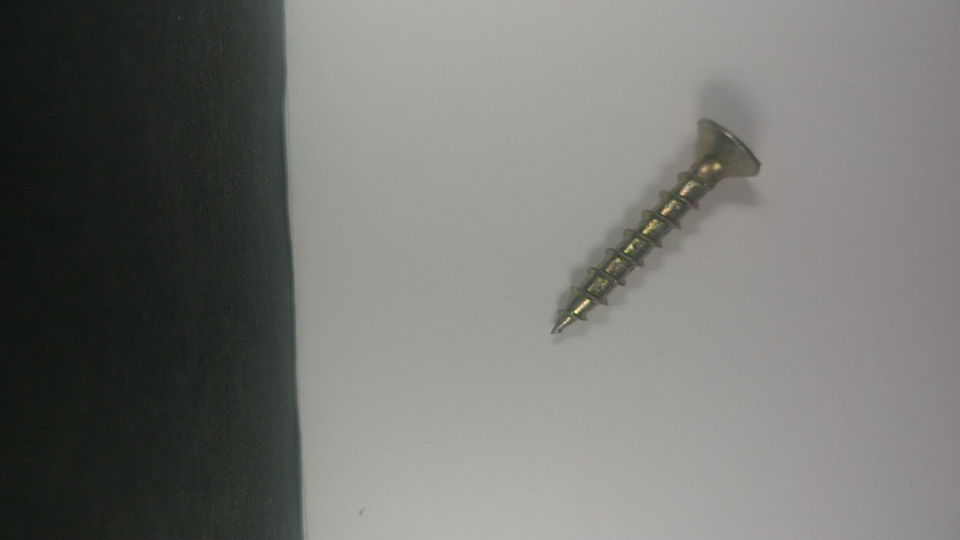
#> input picture Clasificador-de-imagenes/Data Base/YTest/Tornillos/photo16.jpg, 1920 x 1080 px, found by its file name (shown at 1/2 size); its folder holds only this picture in this run
$ python p6_reduccion.py
#> lines starting #> are read from the running program, lines starting #| are printed output that depends on the picture; after the words box and inside, x2 and y2 are one past the last pixel; in counts of white or black regions, pixels touching at a corner belong together; pictures that were not available may be replaced by others from this repository, and a replacement may not be noted
from matplotlib import pyplot as plt
import matplotlib.patches as mpatches

plt.rcParams['image.cmap'] = 'gray'

from skimage import io, filters, img_as_ubyte
import numpy as np
import cv2
import os
from datetime import datetime
import random
from skimage.measure import regionprops
from skimage.feature import hog


# Determinar propiedades a una imagen recortada: Eje Menor, Eje Mayor, Momento de Hu 1, Excentricidad
def extraccion(image):

    """
    PRE PROCESAMIENTO
    """
    aux = cv2.cvtColor(image, cv2.COLOR_BGR2GRAY)  # Convertir a escala de grises

    """
    FILTRACION
    """
    aux = cv2.GaussianBlur(aux, (3, 3), 0)  # Aplicar filtro gaussiano
    aux = filters.sobel(aux)  # Aplicar filtro Sobel o Laplaciano

    """
    SEGMENTACION
    """
    ret, th = cv2.threshold(img_as_ubyte(aux), 0, 255, cv2.THRESH_BINARY + cv2.THRESH_OTSU)

    """
    EXTRACCION DE CARACTERISTICAS / PROPIEDADES
    """
    regions = regionprops(th.astype(int))

    # Propiedades
    eje_mayor = regions[0].major_axis_length
    eje_menor = regions[0].minor_axis_length
    excentricidad = regions[0].eccentricity
    hu = regions[0].moments_hu

    return [eje_menor, eje_mayor, hu[0], excentricidad]


"""
Estadisticas
Analizar la frecuencia de aparicion para cada pieza.
Hacemos uso de la media aritmetica y la desviacion estandar
"""

def estadistica(caracteristica):
    sum = 0
    for value in caracteristica:
        sum += value
    media = sum / len(caracteristica)
    sum = 0
    for value in caracteristica:
        sum += np.power((value - media),2)
    desviacion = np.power((sum/(len(caracteristica))),0.5)
    return media, desviacion


def estadisticaHOG(array): #Es una muestra, por eso N-1
    sum = 0
    for value in array:
        sum += value
    media = sum / len(array)
    sum = 0
    for value in array:
        sum += np.power((value - media), 2)
    desviacion = np.sqrt(sum / (len(array) - 1))
    return media, desviacion


"""
Reducción #1:
Eje Menor, Eje Mayor, Momento de Hu, Excentricidad
"""

# Cargar path de las imagenes
tornillo_path = './dataset/transformado/train/Tornillos/'
tuerca_path = './dataset/transformado/train/Tuercas/'
arandela_path = './dataset/transformado/train/Arandelas/'
clavo_path = './dataset/transformado/train/Clavos/'

# Cargar todas las imagenes dentro de una carpeta
tornillo = []
for image_path in os.listdir(tornillo_path):
    img = cv2.imread(tornillo_path + image_path)
#> img is the input picture: shape (1080, 1920, 3); mean B, G, R 113.1, 116.9, 116.1
    tornillo.append(img)

tuerca = []
for image_path in os.listdir(tuerca_path):
    img = cv2.imread(tuerca_path + image_path)
    tuerca.append(img)

arandela = []
for image_path in os.listdir(arandela_path):
    img = cv2.imread(arandela_path + image_path)
    arandela.append(img)

clavo = []
for image_path in os.listdir(clavo_path):
    img = cv2.imread(clavo_path + image_path)
    clavo.append(img)


###############
## Eje Menor ##
###############
grafico_ejeMenor, ax = plt.subplots()

ejeMenor = []
for objeto in tornillo:
    tornillo_fhm = extraccion(objeto)
    ejeMenor.append(tornillo_fhm[0])
    media, desviacion = estadistica(ejeMenor)
    ax.plot(media, desviacion, 'o', color='yellow')
#> this loop made 1 pass
#> (ret in extraccion, eje_mayor in extraccion, eje_menor in extraccion, excentricidad in extraccion, hu in extraccion, tornillo_fhm, media) on pass 1: (7, 1436.7, 814.3, 0.824, [9.88, 25.74, 179.2, 143.8, -20933.4, 686.8, -9707.1], [814.3, 1436.7, 9.88, 0.824], 814.3)
#> pass 1, in extraccion, `ret, th = cv2.threshold(img_as_ubyte(aux), 0, 255, cv2.THRESH_BINARY +..`:
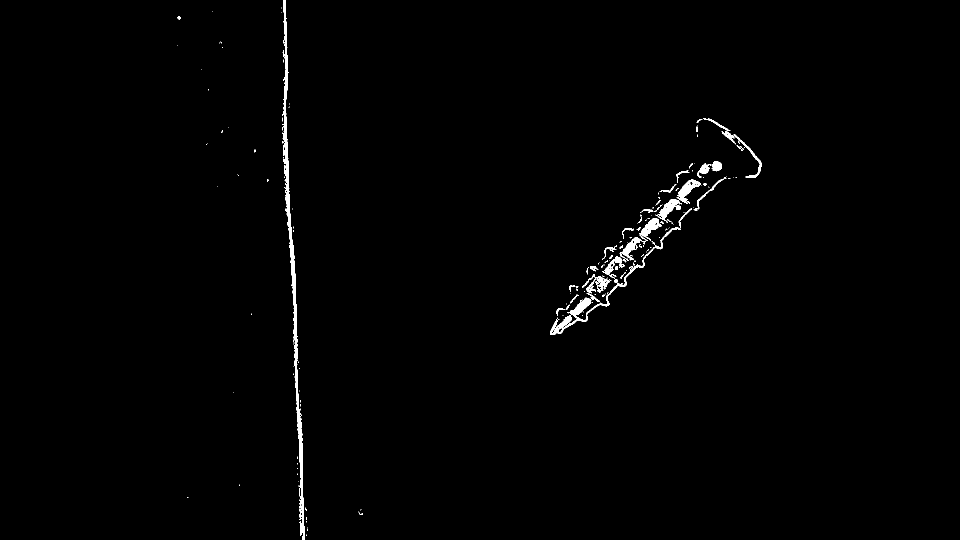
#> th: shape (1080, 1920) (shown at 1/2 size); 0.83% white; 195 white regions (145 under 20 px), largest, box (x1, y1, x2, y2) and area: (564, 0, 610, 1080) 6307, (1100, 454, 1361, 670) 2552, (1353, 359, 1403, 408) 840
#> after the loop, ejeMenor = [814.3]

ejeMenor = []
for objeto in tuerca:
    tuerca_fhog = extraccion(objeto)
    ejeMenor.append(tuerca_fhog[0])
    media, desviacion = estadistica(ejeMenor)
    ax.plot(media, desviacion, 'o', color='red')
#> this loop made 1 pass

ejeMenor = []
for objeto in arandela:
    arandela_fhog = extraccion(objeto)
    ejeMenor.append(arandela_fhog[0])
    media, desviacion = estadistica(ejeMenor)
    ax.plot(media, desviacion, 'o', color='blue')
#> this loop made 1 pass

ejeMenor = []
for objeto in clavo:
    clavo_fhog = extraccion(objeto)
    ejeMenor.append(clavo_fhog[0])
    media, desviacion = estadistica(ejeMenor)
    ax.plot(media, desviacion, 'o', color='green')
#> this loop made 1 pass

ax.grid(True)
ax.set_title("Reducción de Dimensionalidad para Eje Menor")

yellow_patch = mpatches.Patch(color='yellow', label='Tornillo')
red_patch = mpatches.Patch(color='red', label='Tuerca')
blue_patch = mpatches.Patch(color='blue', label='Arandela')
green_patch = mpatches.Patch(color='green', label='Clavo')
plt.legend(handles=[yellow_patch, red_patch, blue_patch, green_patch])

plt.ylabel('Desviación estandar')
plt.xlabel('Media aritmética')

# Guardar resultados
plt.savefig("./pruebas/6_reduccion/reduccion_dimensionalidad_ejeMenor.jpg")


###############
## Eje Mayor ##
###############
grafico_ejeMayor, ax = plt.subplots()

ejeMayor = []
for objeto in tornillo:
    tornillo_fhm = extraccion(objeto)
    ejeMayor.append(tornillo_fhm[1])
    media, desviacion = estadistica(ejeMayor)
    ax.plot(media, desviacion, 'o', color='yellow')
#> this loop made 1 pass
#> (ret in extraccion, eje_mayor in extraccion, eje_menor in extraccion, excentricidad in extraccion, hu in extraccion, tornillo_fhm, media) on pass 1: (7, 1436.7, 814.3, 0.824, [9.88, 25.74, 179.2, 143.8, -20933.4, 686.8, -9707.1], [814.3, 1436.7, 9.88, 0.824], 1436.7)
#> after the loop, ejeMayor = [1436.7]

ejeMayor = []
for objeto in tuerca:
    tuerca_fhog = extraccion(objeto)
    ejeMayor.append(tuerca_fhog[1])
    media, desviacion = estadistica(ejeMayor)
    ax.plot(media, desviacion, 'o', color='red')
#> this loop made 1 pass

ejeMayor = []
for objeto in arandela:
    arandela_fhog = extraccion(objeto)
    ejeMayor.append(arandela_fhog[1])
    media, desviacion = estadistica(ejeMayor)
    ax.plot(media, desviacion, 'o', color='blue')
#> this loop made 1 pass

ejeMayor = []
for objeto in clavo:
    clavo_fhog = extraccion(objeto)
    ejeMayor.append(clavo_fhog[1])
    media, desviacion = estadistica(ejeMayor)
    ax.plot(media, desviacion, 'o', color='green')
#> this loop made 1 pass

ax.grid(True)
ax.set_title("Reducción de Dimensionalidad para Eje Mayor")

yellow_patch = mpatches.Patch(color='yellow', label='Tornillo')
red_patch = mpatches.Patch(color='red', label='Tuerca')
blue_patch = mpatches.Patch(color='blue', label='Arandela')
green_patch = mpatches.Patch(color='green', label='Clavo')
plt.legend(handles=[yellow_patch, red_patch, blue_patch, green_patch])

plt.ylabel('Desviación estandar')
plt.xlabel('Media aritmética')

# Guardar resultados
plt.savefig("./pruebas/6_reduccion/reduccion_dimensionalidad_ejeMayor.jpg")
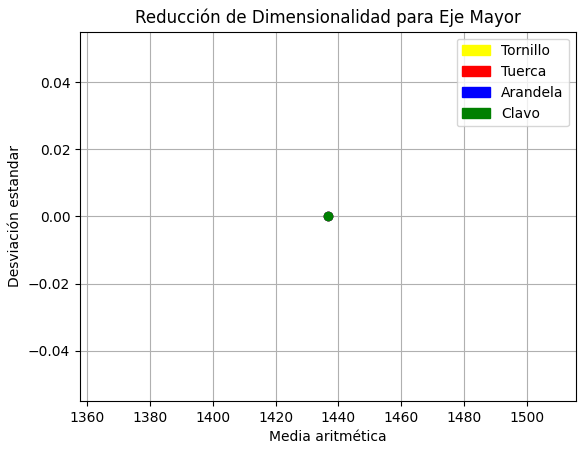
#> figure drawn by matplotlib, 1 panel


####################
## Momentos de Hu ##
####################
grafico_hu, ax = plt.subplots()

Hu = []
for objeto in tornillo:
    tornillo_fhm = extraccion(objeto)
    Hu.append(tornillo_fhm[2])
    media, desviacion = estadistica(Hu)
    ax.plot(media, desviacion, 'o', color='yellow')
#> this loop made 1 pass
#> (ret in extraccion, eje_mayor in extraccion, eje_menor in extraccion, excentricidad in extraccion, hu in extraccion, tornillo_fhm, media) on pass 1: (7, 1436.7, 814.3, 0.824, [9.88, 25.74, 179.2, 143.8, -20933.4, 686.8, -9707.1], [814.3, 1436.7, 9.88, 0.824], 9.88)
#> after the loop, Hu = [9.88]

Hu = []
for objeto in tuerca:
    tuerca_fhog = extraccion(objeto)
    Hu.append(tuerca_fhog[2])
    media, desviacion = estadistica(Hu)
    ax.plot(media, desviacion, 'o', color='red')
#> this loop made 1 pass

Hu = []
for objeto in arandela:
    arandela_fhog = extraccion(objeto)
    Hu.append(arandela_fhog[2])
    media, desviacion = estadistica(Hu)
    ax.plot(media, desviacion, 'o', color='blue')
#> this loop made 1 pass

Hu = []
for objeto in clavo:
    clavo_fhog = extraccion(objeto)
    Hu.append(clavo_fhog[2])
    media, desviacion = estadistica(Hu)
    ax.plot(media, desviacion, 'o', color='green')
#> this loop made 1 pass

ax.grid(True)
ax.set_title("Reducción de Dimensionalidad para Hu 1")

yellow_patch = mpatches.Patch(color='yellow', label='Tornillo')
red_patch = mpatches.Patch(color='red', label='Tuerca')
blue_patch = mpatches.Patch(color='blue', label='Arandela')
green_patch = mpatches.Patch(color='green', label='Clavo')
plt.legend(handles=[yellow_patch, red_patch, blue_patch, green_patch])

plt.ylabel('Desviación estandar')
plt.xlabel('Media aritmética')

# Guardar resultados
plt.savefig("./pruebas/6_reduccion/reduccion_dimensionalidad_hu1.jpg")
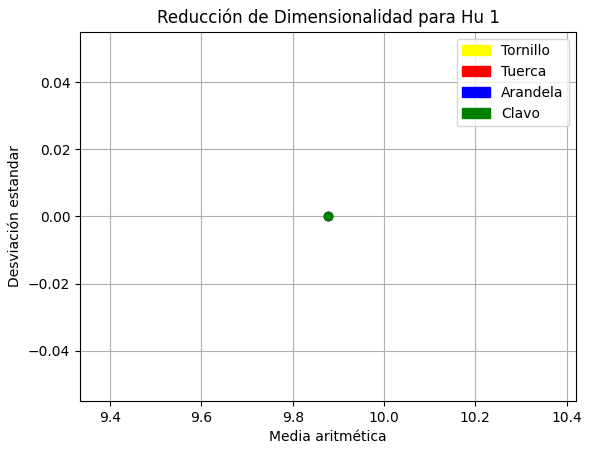
#> figure drawn by matplotlib, 1 panel


####################
## Excentricidad ##
####################
grafico_excentricidad, ax = plt.subplots()

Exce = []
for objeto in tornillo:
    tornillo_fhm = extraccion(objeto)
    Exce.append(tornillo_fhm[3])
    media, desviacion = estadistica(Exce)
    ax.plot(media, desviacion, 'o', color='yellow')
#> this loop made 1 pass
#> (ret in extraccion, eje_mayor in extraccion, eje_menor in extraccion, excentricidad in extraccion, hu in extraccion, tornillo_fhm, media) on pass 1: (7, 1436.7, 814.3, 0.824, [9.88, 25.74, 179.2, 143.8, -20933.4, 686.8, -9707.1], [814.3, 1436.7, 9.88, 0.824], 0.824)
#> after the loop, Exce = [0.824]

Exce = []
for objeto in tuerca:
    tuerca_fhog = extraccion(objeto)
    Exce.append(tuerca_fhog[3])
    media, desviacion = estadistica(Exce)
    ax.plot(media, desviacion, 'o', color='red')
#> this loop made 1 pass

Exce = []
for objeto in arandela:
    arandela_fhog = extraccion(objeto)
    Exce.append(arandela_fhog[3])
    media, desviacion = estadistica(Exce)
    ax.plot(media, desviacion, 'o', color='blue')
#> this loop made 1 pass

Exce = []
for objeto in clavo:
    clavo_fhog = extraccion(objeto)
    Exce.append(clavo_fhog[3])
    media, desviacion = estadistica(Exce)
    ax.plot(media, desviacion, 'o', color='green')
#> this loop made 1 pass

ax.grid(True)
ax.set_title("Reducción de Dimensionalidad para Excentricidad")

yellow_patch = mpatches.Patch(color='yellow', label='Tornillo')
red_patch = mpatches.Patch(color='red', label='Tuerca')
blue_patch = mpatches.Patch(color='blue', label='Arandela')
green_patch = mpatches.Patch(color='green', label='Clavo')
plt.legend(handles=[yellow_patch, red_patch, blue_patch, green_patch])

plt.ylabel('Desviación estandar')
plt.xlabel('Media aritmética')

# Guardar resultados
plt.savefig("./pruebas/6_reduccion/reduccion_dimensionalidad_excentricidad.jpg")
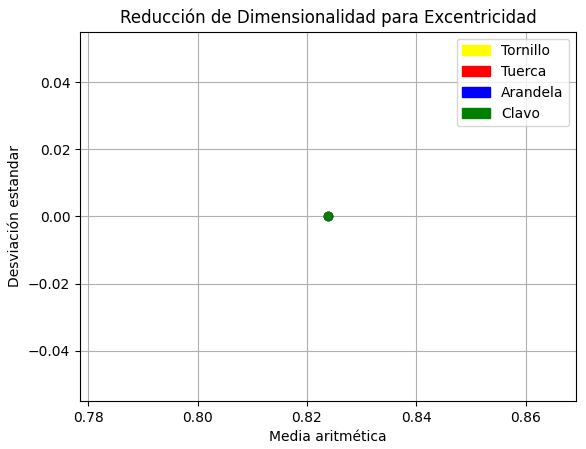
#> figure drawn by matplotlib, 1 panel


"""
Reducción #2:
HOG
"""

def escala_grises(image):
    gris = cv2.cvtColor(image, cv2.COLOR_BGR2GRAY)
    return gris

def normalizacion(image):
    image = cv2.resize(image, (500, 400))
    return image

def gaussian(image):
    image = cv2.GaussianBlur(image, (3, 3), 0)
    return image

def sobel(image):
    image = filters.sobel(image)
    return image

# HOG: Histograma de gradientes orientados
def histograma_hog(image):
    caracteristica = hog(image, block_norm='L2-Hys').ravel()
    return caracteristica


# Cargar path de las imagenes
tornillo_path = './ejemplos/cortadas/Tornillos/'
tuerca_path = './ejemplos/cortadas/Tuercas/'
arandela_path = './ejemplos/cortadas/Arandelas/'
clavo_path = './ejemplos/cortadas/Clavos/'


# Cargar todas las imagenes dentro de una carpeta
tornillo = []
for image_path in os.listdir(tornillo_path):
    img = cv2.imread(tornillo_path + image_path)
    tornillo.append(img)

tuerca = []
for image_path in os.listdir(tuerca_path):
    img = cv2.imread(tuerca_path + image_path)
    tuerca.append(img)

arandela = []
for image_path in os.listdir(arandela_path):
    img = cv2.imread(arandela_path + image_path)
    arandela.append(img)

clavo = []
for image_path in os.listdir(clavo_path):
    img = cv2.imread(clavo_path + image_path)
    clavo.append(img)

# Set listas para guardar cada proceso asignado a cada imagen
tornillo_gray = []
tornillo_n = []
tornillo_edge = []

tuerca_gray = []
tuerca_n = []
tuerca_edge = []

arandela_gray = []
arandela_n = []
arandela_edge = []

clavo_gray = []
clavo_n = []
clavo_edge = []

i = 0
for i in range(0, len(tornillo)):
    aux = normalizacion(tornillo[i])
    # aux = gaussian(aux)
    tornillo_n.append(aux)
    tornillo_gray.append(escala_grises(tornillo_n[i]))
    tornillo_edge.append(sobel(tornillo_gray[i]))
#> this loop made 1 pass
#> pass 1, in normalizacion, `image = cv2.resize(image, (500, 400))`:
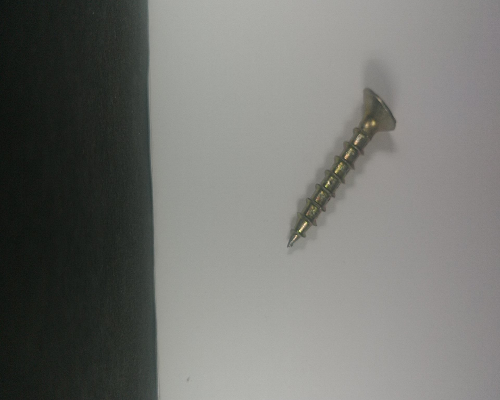
#> image: shape (400, 500, 3); mean of channels 0, 1, 2 113, 116.8, 116; drawn as B, G, R
#> pass 1, in sobel, `image = filters.sobel(image)`:
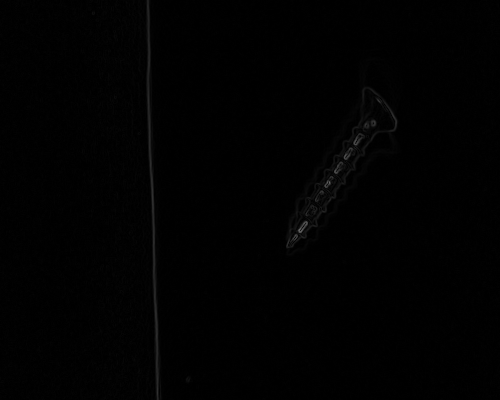
#> image: shape (400, 500) float64; min 0, max 0.403, mean 0.00702
#> after the loop, tornillo_edge = 1 item; tornillo_gray = 1 item; tornillo_n = 1 item

i = 0
for i in range(0, len(tuerca)):
    aux = normalizacion(tuerca[i])
    # aux = gaussian(aux)
    tuerca_n.append(aux)
    tuerca_gray.append(escala_grises(tuerca_n[i]))
    tuerca_edge.append(sobel(tuerca_gray[i]))
#> after the loop, tuerca_edge = 1 item; tuerca_gray = 1 item; tuerca_n = 1 item

i = 0
for i in range(0, len(arandela)):
    aux = normalizacion(arandela[i])
    # aux = gaussian(aux)
    arandela_n.append(aux)
    arandela_gray.append(escala_grises(arandela_n[i]))
    arandela_edge.append(sobel(arandela_gray[i]))
#> after the loop, arandela_edge = 1 item; arandela_gray = 1 item; arandela_n = 1 item

i = 0
for i in range(0, len(clavo)):
    aux = normalizacion(clavo[i])
    # aux = gaussian(aux)
    clavo_n.append(aux)
    clavo_gray.append(escala_grises(clavo_n[i]))
    clavo_edge.append(sobel(clavo_gray[i]))
#> after the loop, clavo_edge = 1 item; clavo_gray = 1 item; clavo_n = 1 item


##############################################
## HOG: Histograma de gradientes orientados ##
##############################################
grafico_hog, ax = plt.subplots()

for objeto in tornillo_gray:
    tornillo_fhog = histograma_hog(objeto)
    media, desviacion = estadisticaHOG(tornillo_fhog)
    ax.plot(media, desviacion, 'o', color='yellow')
#> this loop made 1 pass
#> (media, desviacion) on pass 1: (0.0949, 0.0577)

for objeto in tuerca_gray:
    tuerca_fhog = histograma_hog(objeto)
    media, desviacion = estadisticaHOG(tuerca_fhog)
    ax.plot(media, desviacion, 'o', color='red')

for objeto in arandela_gray:
    arandela_fhog = histograma_hog(objeto)
    media, desviacion = estadisticaHOG(arandela_fhog)
    ax.plot(media, desviacion, 'o', color='blue')

for objeto in clavo_gray:
    clavo_fhog = histograma_hog(objeto)
    media, desviacion = estadisticaHOG(clavo_fhog)
    ax.plot(media, desviacion, 'o', color='green')

ax.grid(True)
ax.set_title("Reducción de dimensionalidad para HOG")

yellow_patch = mpatches.Patch(color='yellow', label='Tornillo')
red_patch = mpatches.Patch(color='red', label='Tuerca')
blue_patch = mpatches.Patch(color='blue', label='Arandela')
green_patch = mpatches.Patch(color='green', label='Clavo')

plt.legend(handles=[yellow_patch, red_patch, blue_patch, green_patch])

plt.ylabel('Desviación estandar')
plt.xlabel('Media aritmética')

# Guardar resultados
plt.savefig("./pruebas/6_reduccion/reduccion_dimensionalidad_hog.jpg")
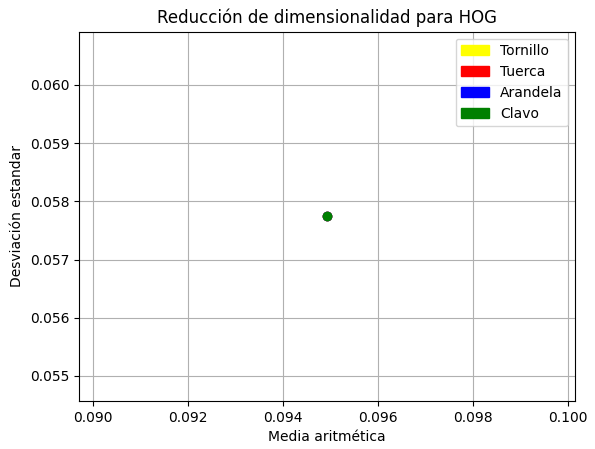
#> figure drawn by matplotlib, 1 panel
